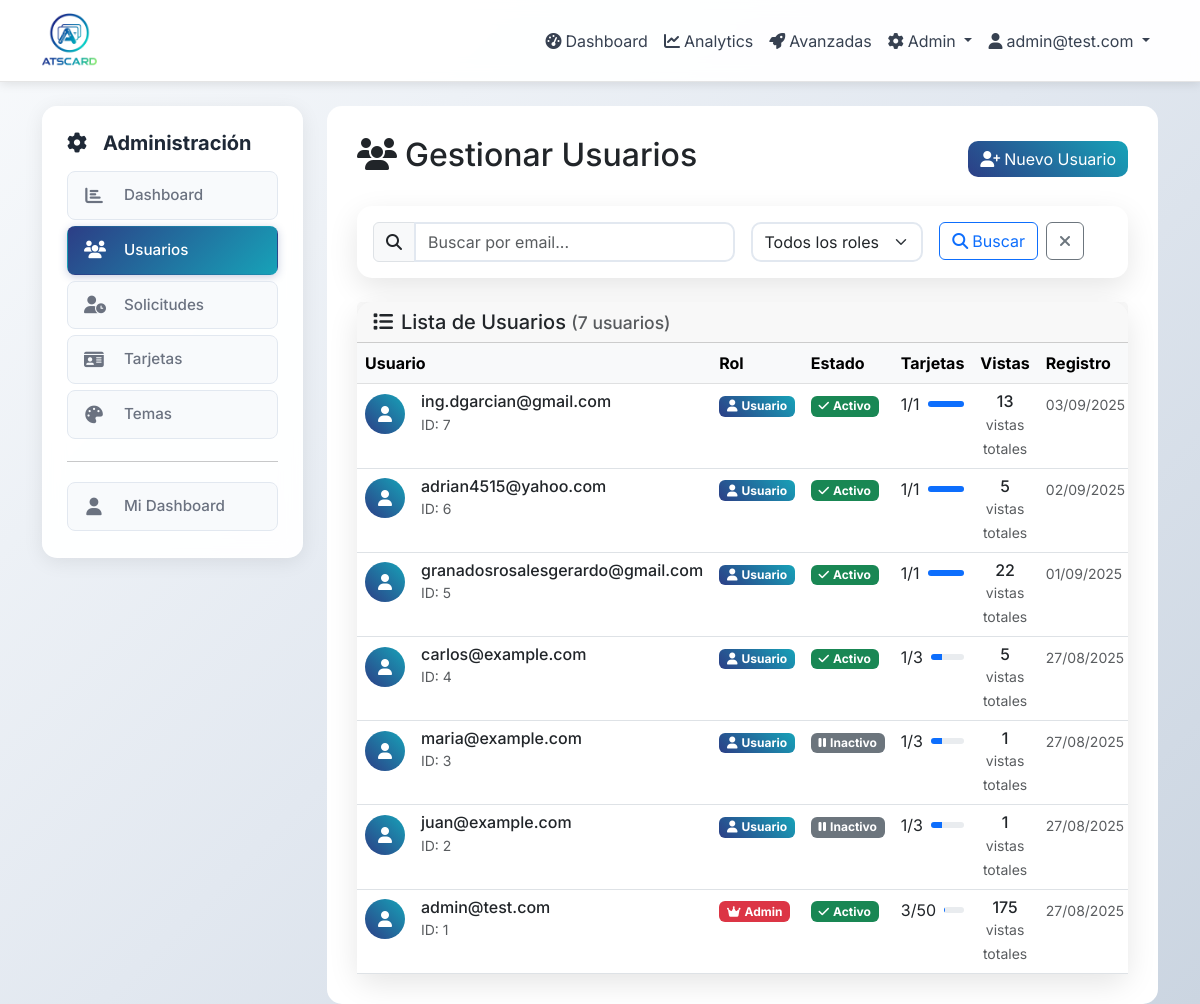
Before: /admin/users (signed in) with the older database file.
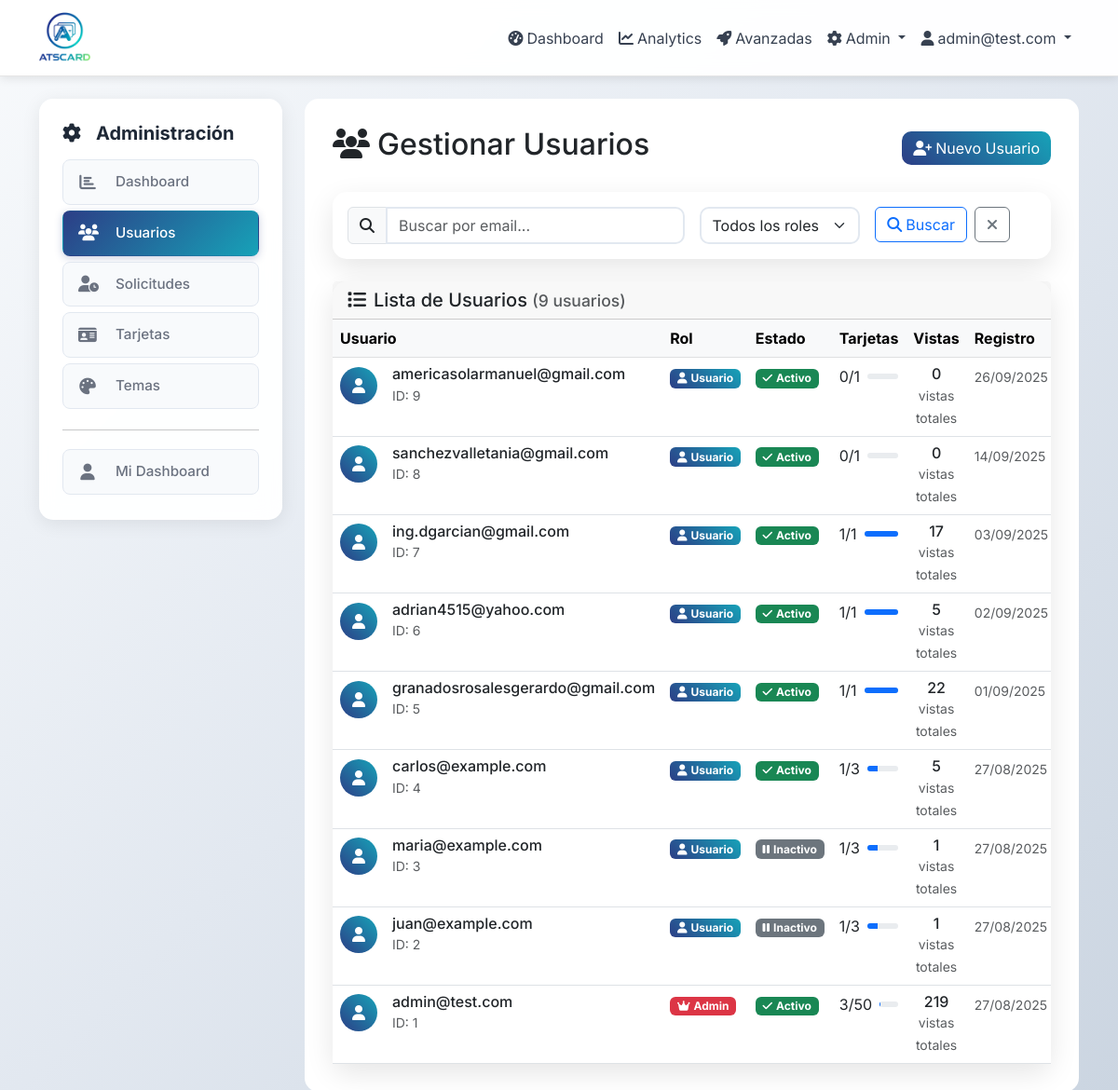
After: the same page with the newer database file.
### app/models.py (models this page shows, shortened)
class User(UserMixin, db.Model):
    id = db.Column(db.Integer, primary_key=True)
    email = db.Column(db.String(120), unique=True, nullable=False, index=True)
    password_hash = db.Column(db.String(255), nullable=False)
    role = db.Column(Enum('admin', 'user', name='user_roles'), default='user', nullable=False)
    is_active = db.Column(db.Boolean, default=True, nullable=False)
    is_approved = db.Column(db.Boolean, default=False)
    approved_at = db.Column(db.DateTime)
    approved_by_id = db.Column(db.Integer)
    is_suspended = db.Column(db.Boolean, default=False)
    suspension_reason = db.Column(db.String(500))
    suspended_at = db.Column(db.DateTime)
    suspended_by_id = db.Column(db.Integer)
    max_cards = db.Column(db.Integer, default=1, nullable=False)
    last_login = db.Column(db.DateTime)
    total_views = db.Column(db.Integer, default=0)
    email_verified = db.Column(db.Boolean, default=False)
    email_verified_at = db.Column(db.DateTime)
    reset_token = db.Column(db.String(255))
    reset_token_expires = db.Column(db.DateTime)
    created_at = db.Column(db.DateTime, default=now_utc_for_db)
    updated_at = db.Column(db.DateTime, default=now_utc_for_db, onupdate=now_utc_for_db)
    cards = db.relationship('Card', backref='owner', lazy='dynamic', cascade='all, delete-orphan')
    def is_admin(self):
        return self.role == 'admin'
    def get_total_card_views(self):
        from .models import CardView
        return CardView.query.join(Card).filter(Card.owner_id == self.id).count()

### app/admin/routes.py (the view)
@bp.route('/users')
@login_required
@admin_required
def users():
    page = request.args.get('page', 1, type=int)
    search = request.args.get('search', '', type=str)
    query = User.query
    if search:
        query = query.filter(User.email.contains(search))
    users = query.order_by(User.created_at.desc()).paginate(
        page=page, per_page=20, error_out=False
    )
    return render_template('admin/users.html', users=users, search=search)

### app/timezone_utils.py (called while the page is built)
def utc_to_local(utc_dt):
    if utc_dt is None:
        return None
    if utc_dt.tzinfo is None:
        utc_dt = utc_dt.replace(tzinfo=pytz.UTC)
    return utc_dt.astimezone(MEXICO_TZ)

def format_local_datetime(dt, format_str='%d/%m/%Y %H:%M'):
    if dt is None:
        return ''
    local_dt = utc_to_local(dt)
    return local_dt.strftime(format_str)

### app/utils.py (called while the page is built)
def admin_required(f):
    from functools import wraps
    from flask import abort
    from flask_login import current_user
    @wraps(f)
    def decorated_function(*args, **kwargs):
        if not current_user.is_authenticated or not current_user.is_admin():
            abort(403)
        return f(*args, **kwargs)
    return decorated_function

### app/templates/admin/users.html (shortened to what the changed rows need)
{% extends "base.html" %}
{% block content %}
<div class="row">
    <div class="col-md-9">
        <div class="main-content">
            <div class="d-flex justify-content-between align-items-center mb-4">
                <h2>
                    <i class="fas fa-users me-2"></i>Gestionar Usuarios
                </h2>
            </div>
            <div class="card">
                <div class="card-header">
                    <h5 class="mb-0">
                        <i class="fas fa-list me-2"></i>Lista de Usuarios
                        <small class="text-muted">({{ users.total }} usuarios)</small>
                    </h5>
                </div>
                <div class="card-body p-0">
                    {% if users.items %}
                        <div class="table-responsive">
                            <table class="table table-hover mb-0">
                                <thead class="table-light">
                                    <tr>
                                        <th>Usuario</th>
                                        <th width="12%">Rol</th>
                                        <th width="12%">Estado</th>
                                        <th width="12%">Tarjetas</th>
                                        <th width="10%">Vistas</th>
                                        <th width="12%">Registro</th>
                                    </tr>
                                </thead>
                                <tbody>
                                    {% for user in users.items %}
                                        <tr>
                                            <td>
                                                <div class="d-flex align-items-center">
                                                    <div class="rounded-circle bg-primary text-white d-flex align-items-center justify-content-center me-3"
                                                         style="width: 40px; height: 40px;">
                                                        <i class="fas fa-user"></i>
                                                    </div>
                                                    <div>
                                                        <h6 class="mb-0">{{ user.email }}</h6>
                                                        <small class="text-muted">ID: {{ user.id }}</small>
                                                    </div>
                                                </div>
                                            </td>
                                            <td>
                                                {% if user.role == 'admin' %}
                                                    <span class="badge bg-danger">
                                                        <i class="fas fa-crown me-1"></i>Admin
                                                    </span>
                                                {% else %}
                                                    <span class="badge bg-primary">
                                                        <i class="fas fa-user me-1"></i>Usuario
                                                    </span>
                                                {% endif %}
                                            </td>
                                            <td>
                                                {% if user.is_suspended %}
                                                    <div>
                                                        <span class="badge bg-danger">
                                                            <i class="fas fa-ban me-1"></i>Suspendido
                                                        </span>
                                                        {% if user.suspension_reason %}
                                                            <div class="mt-1">
                                                                <small class="text-muted" title="{{ user.suspension_reason }}">
                                                                    {{ user.suspension_reason[:30] }}{% if user.suspension_reason|length > 30 %}...{% endif %}
                                                                </small>
                                                            </div>
                                                        {% endif %}
                                                    </div>
                                                {% elif user.is_active %}
                                                    <span class="badge bg-success">
                                                        <i class="fas fa-check me-1"></i>Activo
                                                    </span>
                                                {% else %}
                                                    <span class="badge bg-secondary">
                                                        <i class="fas fa-pause me-1"></i>Inactivo
                                                    </span>
                                                {% endif %}
                                            </td>
                                            <td>
                                                <div class="d-flex align-items-center">
                                                    <span class="me-2">{{ user.cards.count() }}/{{ user.max_cards }}</span>
                                                    <div class="progress flex-grow-1" style="height: 6px;">
                                                        <div class="progress-bar" role="progressbar"
                                                             style="width: {{ (user.cards.count() / user.max_cards * 100) if user.max_cards > 0 else 0 }}%">
                                                        </div>
                                                    </div>
                                                </div>
                                            </td>
                                            <td>
                                                <div class="text-center">
                                                    <div class="h6 mb-0">{{ user.get_total_card_views() }}</div>
                                                    <small class="text-muted">vistas totales</small>
                                                </div>
                                            </td>
                                            <td>
                                                <small class="text-muted">
                                                    {{ user.created_at|local_date if user.created_at else '-' }}
                                                </small>
                                            </td>
                                        </tr>
                                    {% endfor %}
                                </tbody>
                            </table>
                        </div>
                    {% endif %}
                </div>
            </div>
        </div>
    </div>
</div>
{% endblock %}

### app/templates/base.html (shortened to what this page needs)
<!DOCTYPE html>
<html lang="es">
<head>
    <link href="https://cdn.jsdelivr.net/npm/bootstrap@5.3.0/dist/css/bootstrap.min.css" rel="stylesheet">
    <link href="https://cdnjs.cloudflare.com/ajax/libs/font-awesome/6.4.0/css/all.min.css" rel="stylesheet">
</head>
<body>
    <nav class="navbar navbar-expand-lg navbar-light mb-4">
        <div class="container">
            <a class="navbar-brand d-flex align-items-center" href="{{ url_for('index') }}">
                <img src="{{ url_for('static', filename='logo/logoNB.png') }}" alt="VCard" class="navbar-logo me-2">
            </a>
            <div class="collapse navbar-collapse" id="navbarNav">
                <ul class="navbar-nav ms-auto">
                    {% if current_user.is_authenticated %}
                        <li class="nav-item">
                            <a class="nav-link" href="{{ url_for('dashboard.index') }}">
                                <i class="fas fa-tachometer-alt me-1"></i>Dashboard
                            </a>
                        </li>
                        <li class="nav-item">
                            <a class="nav-link" href="{{ url_for('dashboard.analytics') }}">
                                <i class="fas fa-chart-line me-1"></i>Analytics
                            </a>
                        </li>
                        <li class="nav-item">
                            <a class="nav-link" href="{{ url_for('dashboard.advanced_features') }}">
                                <i class="fas fa-rocket me-1"></i>Avanzadas
                            </a>
                        </li>
                        {% if current_user.is_admin() %}
                        <li class="nav-item dropdown">
                            <a class="nav-link dropdown-toggle" href="#" role="button" data-bs-toggle="dropdown">
                                <i class="fas fa-cog me-1"></i>Admin
                            </a>
                        </li>
                        {% endif %}
                        <li class="nav-item dropdown">
                            <a class="nav-link dropdown-toggle" href="#" role="button" data-bs-toggle="dropdown">
                                <i class="fas fa-user me-1"></i>{{ current_user.email }}
                            </a>
                        </li>
                    {% endif %}
                </ul>
            </div>
        </div>
    </nav>
    <div class="container">
        {% block content %}{% endblock %}
    </div>
</body>
</html>

Changed rows visible on the page:
computed for User "admin@test.com": get_total_card_views "175" → "219"
added User: email "americasolarmanuel@gmail.com", id "9", role "user" (drawn), is_suspended False (drawn), cards.count "0", max_cards "1", get_total_card_views "0", created_at|local_date "26/09/2025"
added User: email "sanchezvalletania@gmail.com", id "8", role "user" (drawn), is_suspended False (drawn), cards.count "0", max_cards "1", get_total_card_views "0", created_at|local_date "14/09/2025"
computed for User "ing.dgarcian@gmail.com": get_total_card_views "13" → "17"
Other visible differences:
{{ users.total }}: "7" → "9"
